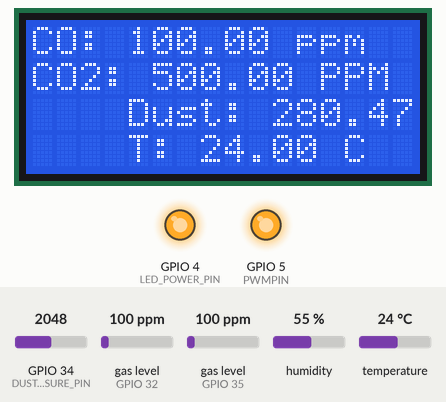
Simulated run of this sketch. Board: ESP32. Parts: 16×4 character LCD, output pins drawn as LEDs (lit = HIGH). The test bench sets the inputs (shaded band); at power-on: gas level (sensors on GPIO 32, GPIO 35) 100 ppm, temperature 24 °C, GPIO 34 (DUST_MEASURE_PIN) = 2048, humidity 55 %. What the sketch prints to the serial monitor is not drawn.

Above: at 1.2 s.
1.3 s: gas level (sensor on GPIO 32) set to 20 ppm
At 3.5 s:
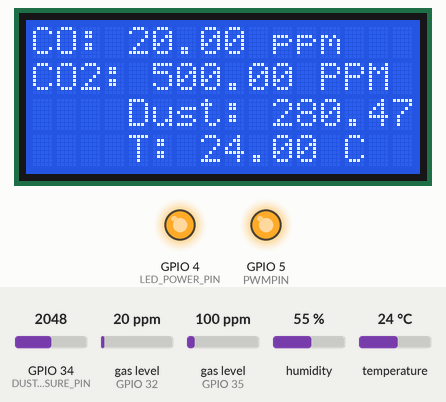
4.0 s: gas level (sensor on GPIO 35) set to 20 ppm
At 5.6 s:
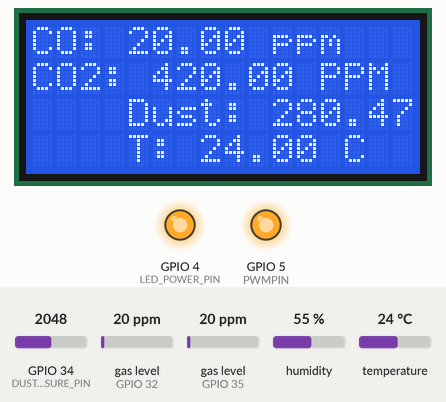
6.2 s: temperature set to 10.7 °C
At 7.6 s:
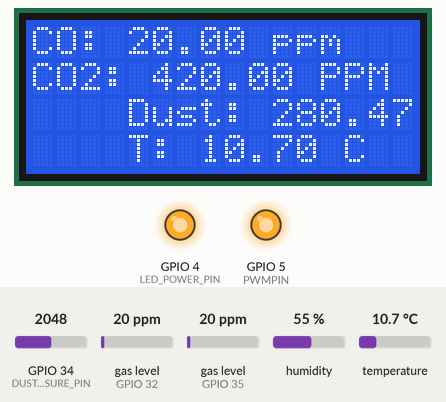
12.7 s: temperature set to 9.5 °C
At 14.8 s:
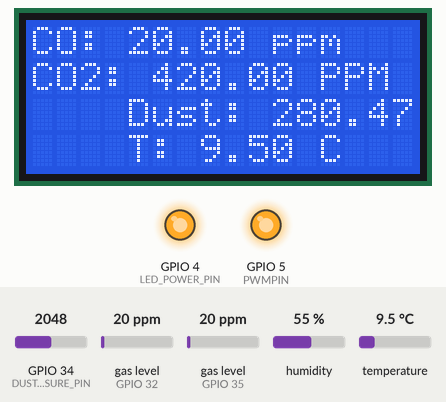
15.3 s: gas level (sensor on GPIO 32) set to 250 ppm
At 16.8 s:
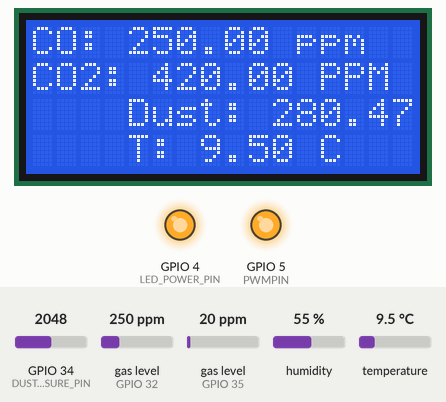
21.8 s: GPIO 34 (DUST_MEASURE_PIN) set to 2866
At 24.1 s:
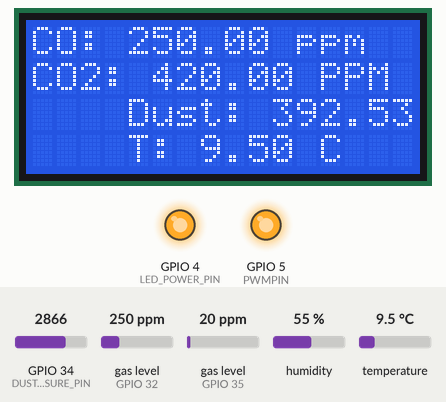
Timing chart, 0 to 25.4 s (numbered marks = the images above; inputs shaded):
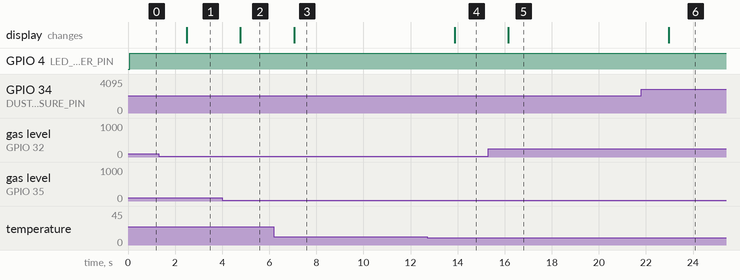

The sketch:

airis.ino
```cpp
#include <Wire.h>
#include <LiquidCrystal_I2C.h>
#include <MQUnifiedsensor.h>
#include <DHT.h>

// MQ-7 Sensor Configuration (5V)
#define PLACA "ESP-32"
#define MQ7_VOLTAGE_RESOLUTION 5  // MQ-7 uses 5V
#define MQ7_PIN 32                  // Analog pin for MQ-7
#define MQ7_TYPE "MQ-7"             // Type of sensor
#define MQ7_ADC_BIT_RESOLUTION 12   // ADC resolution
#define MQ7_RATIO_CLEAN_AIR 27.5    // RS / R0 = 27.5 ppm
#define PWMPIN 5                    // Pin connected to MOSFET

// MQ-135 Sensor Configuration (5V)
#define MQ135_VOLTAGE_RESOLUTION 5 // MQ-135 uses 5V
#define MQ135_PIN 35                 // Analog pin for MQ-135
#define MQ135_TYPE "MQ-135"          // Type of sensor
#define MQ135_ADC_BIT_RESOLUTION 12   // ADC resolution
#define MQ135_RATIO_CLEAN_AIR 3.6    // RS / R0 = 3.6 ppm

// Dust Sensor Configuration (3.3V)
#define DUST_MEASURE_PIN 34          // Analog pin for dust sensor
#define LED_POWER_PIN 4              // Digital pin for LED control

// DHT22 Sensor Configuration
#define DHTPIN 27                  // Digital pin connected to the DHT sensor
#define DHTTYPE DHT22              // DHT 22 (AM2302)

// Declare Sensors
MQUnifiedsensor MQ7(PLACA, MQ7_VOLTAGE_RESOLUTION, MQ7_ADC_BIT_RESOLUTION, MQ7_PIN, MQ7_TYPE);
MQUnifiedsensor MQ135(PLACA, MQ135_VOLTAGE_RESOLUTION, MQ135_ADC_BIT_RESOLUTION, MQ135_PIN, MQ135_TYPE);
DHT dht(DHTPIN, DHTTYPE);

// Declare LCD
LiquidCrystal_I2C lcd(0x27, 16, 4); // Address 0x27, 16 column and 4 rows

// Global variables to store sensor readings
float coConcentration = 0.0;
float co2Concentration = 0.0;
float dustDensity = 0.0;
float temperature = 0.0;
float humidity = 0.0;

void setup() {
  Serial.begin(9600); // Initialize serial communication
  pinMode(PWMPIN, OUTPUT);
  pinMode(LED_POWER_PIN, OUTPUT);

  // Initialize LCD
  lcd.init();
  lcd.backlight();
  lcd.clear();
  lcd.setCursor(0, 0);
  lcd.print("Initializing...");

  // Initialize MQ-7 Sensor
  MQ7.setRegressionMethod(1); // Set math model to calculate the PPM concentration
  MQ7.setA(99.042);
  MQ7.setB(-1.518); // Configure the equation to calculate CO concentration value
  MQ7.init();

  // Calibrate MQ-7
  float calcR0 = 0;
  for (int i = 1; i <= 10; i++) {
    MQ7.update(); // Update data
    calcR0 += MQ7.calibrate(MQ7_RATIO_CLEAN_AIR);
  }
  MQ7.setR0(calcR0 / 10);

  if (isinf(calcR0)) {
    Serial.println("Warning: Connection issue, R0 is infinite (Open circuit detected) please check your wiring and supply");
    while (1);
  }
  if (calcR0 == 0) {
    Serial.println("Warning: Connection issue found, R0 is zero (Analog pin shorts to ground) please check your wiring and supply");
    while (1);
  }

  // Initialize MQ-135 Sensor
  MQ135.setRegressionMethod(1); // Set math model to calculate the PPM concentration
  MQ135.init();

  // Initialize DHT22 Sensor
  dht.begin();
}

void loop() {
  // Read sensor values
  readCOConcentration();
  readCO2Concentration();
  readDustDensity();
  readTemperatureAndHumidity();

  // Print all sensor readings to Serial
  Serial.print("CO Concentration: ");
  Serial.print(coConcentration);
  Serial.println(" ppm");

  Serial.print("CO2 Concentration: ");
  Serial.print(co2Concentration);
  Serial.println(" PPM");

  Serial.print("Dust Density: ");
  Serial.print(dustDensity);
  Serial.println(" mg/m3");

  Serial.print("Temperature: ");
  Serial.print(temperature);
  Serial.println(" C");

  Serial.print("Humidity: ");
  Serial.print(humidity);
  Serial.println(" %");

  // Display sensor readings on LCD
  lcd.clear();
  lcd.setCursor(0, 0);
  lcd.print("CO: ");
  lcd.print(coConcentration);
  lcd.print(" ppm");

  lcd.setCursor(0, 1);
  lcd.print("CO2: ");
  lcd.print(co2Concentration);
  lcd.print(" PPM");

  lcd.setCursor(0, 2);
  lcd.print("Dust: ");
  lcd.print(dustDensity);
  lcd.print("mg/m3");

  lcd.setCursor(0, 3);
  lcd.print("T: ");
  lcd.print(temperature);
  lcd.print(" C");

  delay(1000);
}

void readCOConcentration() {
  analogWrite(PWMPIN, 255);
  MQ7.update();
  MQ7.readSensor();
  coConcentration = MQ7.readSensor();
}

void readCO2Concentration() {
  MQ135.update();
  MQ135.setA(110.47);
  MQ135.setB(-2.862);
  float CO2 = MQ135.readSensor();
  co2Concentration = CO2 + 400;
}

void readDustDensity() {
  digitalWrite(LED_POWER_PIN, LOW);
  delayMicroseconds(280);
  float voMeasured = analogRead(DUST_MEASURE_PIN);
  delayMicroseconds(40);
  digitalWrite(LED_POWER_PIN, HIGH);
  delayMicroseconds(9860);
  float calcVoltage = voMeasured * (3.3 / 4095.0);
  dustDensity = 170 * calcVoltage - 0.1;

  // Ensure dustDensity is not negative
  if (dustDensity < 0) {
    dustDensity = 0;
  }
}

void readTemperatureAndHumidity() {
  temperature = dht.readTemperature();
  humidity = dht.readHumidity();

  // Check if any reads failed and exit early (to try again).
  if (isnan(humidity) || isnan(temperature)) {
    Serial.println("Failed to read from DHT sensor!");
    return;
  }
}
```

Measured:
- after the input at 1.3 s, the display: changes after 1.2 s (image 1)
- after the input at 4.0 s, the display: changes after 0.78 s (image 2)
- after the input at 6.2 s, the display: changes after 0.85 s (image 3)
- after the input at 12.7 s, the display: changes after 1.2 s (image 4)
- after the input at 15.3 s, the display: changes after 0.85 s (image 5)
- after the input at 21.8 s, the display: changes after 1.2 s (image 6)
